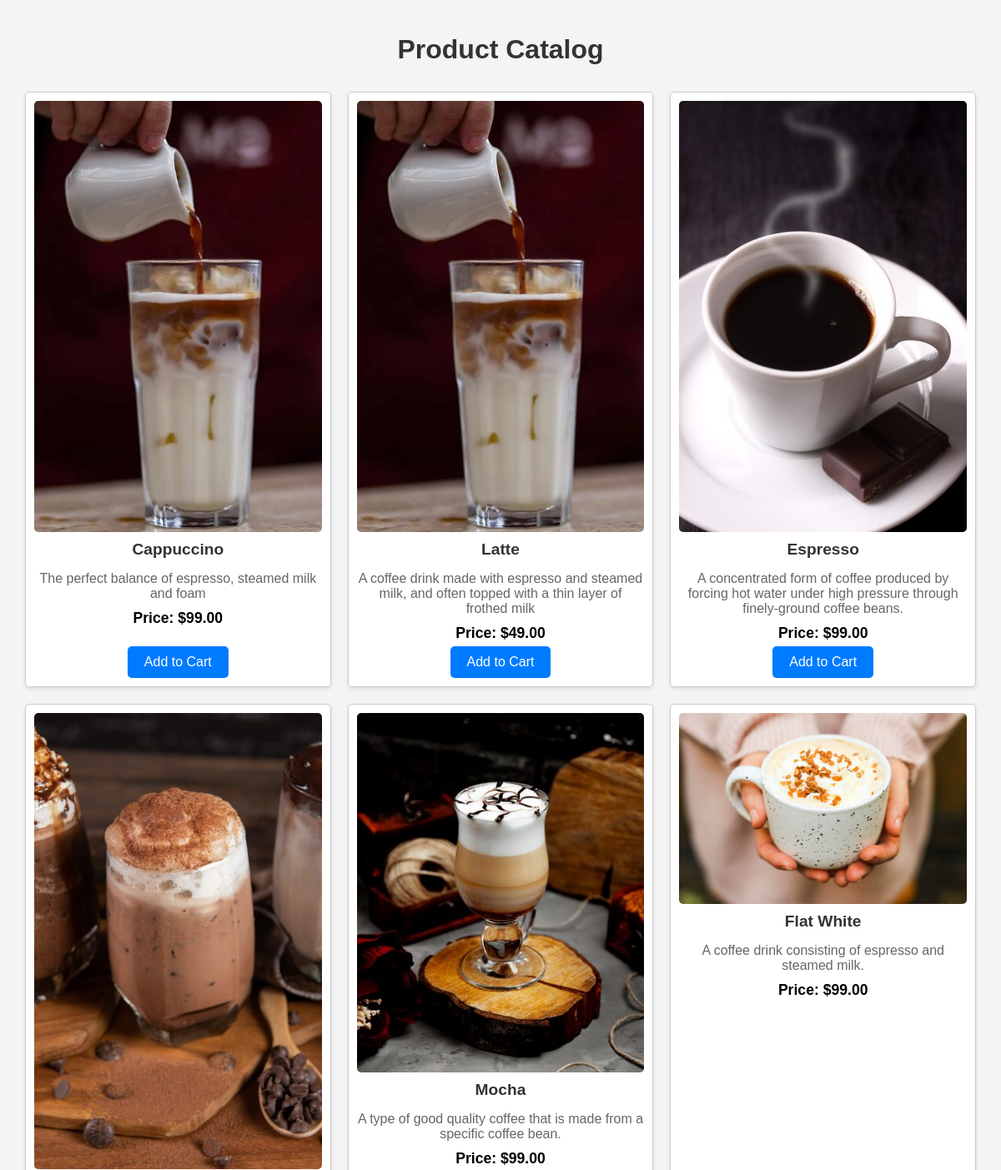
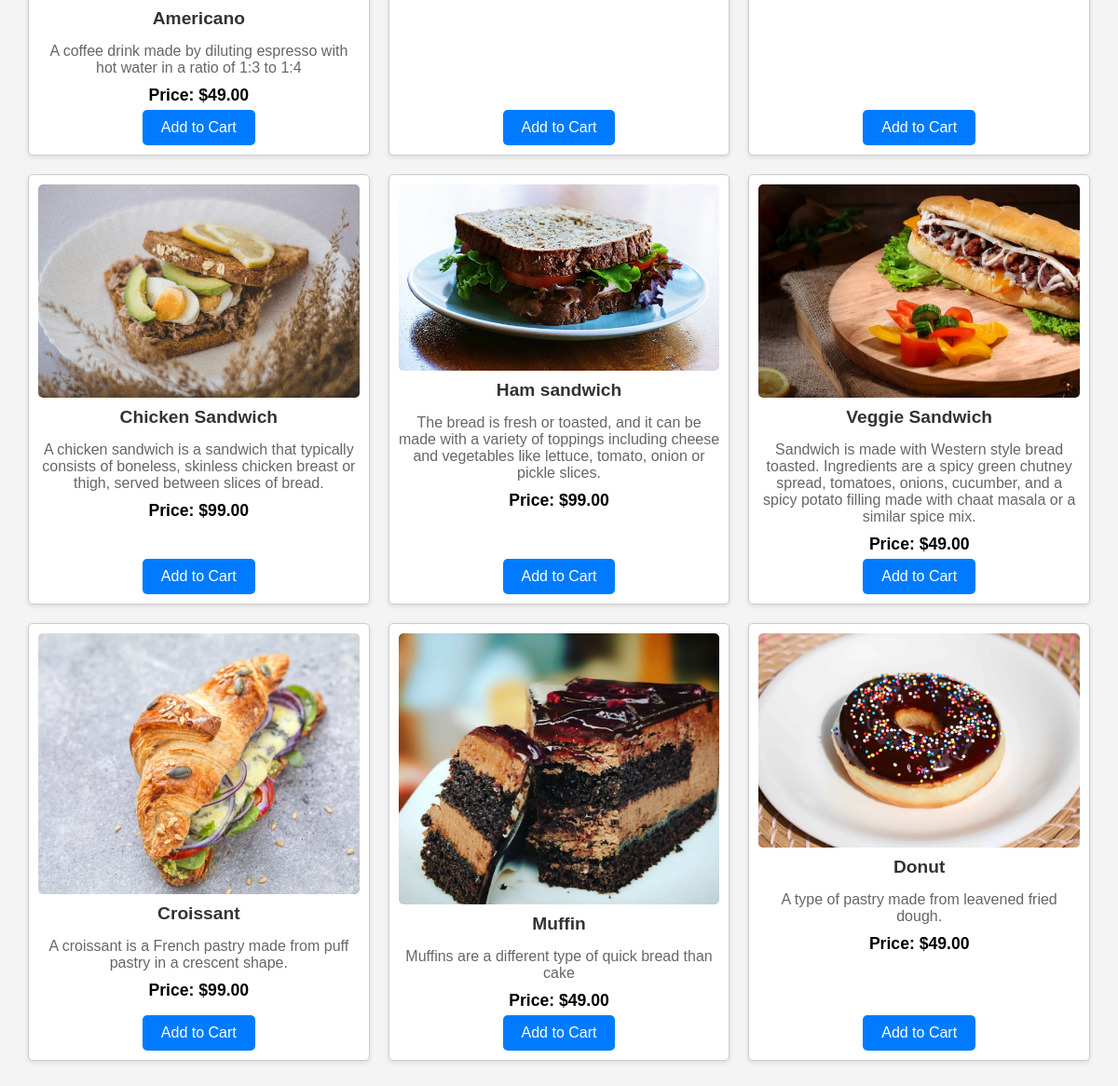
Screenshot of /products_list/ with the database file from the repository (2 pictures, top to bottom).
### coffee_day/models.py (models this page shows, shortened)
class Product(models.Model):
	name = models.CharField(max_length=100)
	description = models.TextField(null=True)
	price = models.DecimalField(max_digits=10, decimal_places=2)
	image = models.ImageField(upload_to='products/', null = True)

### coffee_day/views.py (the view)
# urls.py: path('products_list/', product_list, name='products_list'),
def product_list(request):
	products = Product.objects.all()
	return render(request, 'products_list.html', {'products': products})

### coffee_day/templates/products_list.html (shortened to what this page needs)
<!DOCTYPE html>
<html lang="en">
<head>
</head>
<body>
    <h1>Product Catalog</h1>
    <ul class="product-list">
        {% for product in products %}
            <li class="product-item">
                <img src="{{ product.image.url }}" alt="{{ product.name }}">
                <h2>{{ product.name }}</h2>
                <p>{{ product.description }}</p>
                <p class="price">Price: ${{ product.price }}</p>
                <a class="buy-now-button" href="{% url 'add_to_cart' product.id %}">Add to Cart</a>
            </li>
        {% endfor %}
    </ul>
</body>
</html>

### coffee_day/templates/products_list.html (style rules this page uses)
body { font-family: Arial, sans-serif; margin: 0; padding: 20px; background-color: #f4f4f4; }
h1 { text-align: center; color: #333; }
.product-list { display: flex; flex-wrap: wrap; justify-content: space-between; list-style: none; padding: 0; margin: 0; }
.product-item { flex: 1 1 calc(25% - 20px); margin: 10px; border: 1px solid #ccc; border-radius: 5px; padding: 10px; background-color: #fff; box-shadow: 0 2px 5px rgba(0, 0, 0, 0.1); display: flex; flex-direction: column; align-items: center; text-align: center; }
.product-item img { max-width: 100%; height: auto; border-radius: 5px; }
.product-item h2 { font-size: 1.2em; margin: 10px 0; color: #333; }
.product-item p { margin: 5px 0; color: #666; }
.product-item .price { font-size: 1.1em; font-weight: bold; color: #000; }
.buy-now-button { display: inline-block; margin-top: auto; background-color: #007bff; color: #fff; text-decoration: none; padding: 10px 20px; border-radius: 5px; transition: background-color 0.3s; }

### rows the page displays
Product: image (picture), name "Cappuccino", description "The perfect balance of espresso, steamed milk and foam", price "99.00"
Product: image (picture), name "Latte", description "A coffee drink made with espresso and steamed milk, and often topped with a thin layer of frothed milk", price "49.00"
Product: image (picture), name "Espresso", description "A concentrated form of coffee produced by forcing hot water under high pressure through finely-ground coffee beans.", price "99.00"
Product: image (picture), name "Americano", description "A coffee drink made by diluting espresso with hot water in a ratio of 1:3 to 1:4", price "49.00"
Product: image (picture), name "Mocha", description "A type of good quality coffee that is made from a specific coffee bean.", price "99.00"
Product: image (picture), name "Flat White", description "A coffee drink consisting of espresso and steamed milk.", price "99.00"
Product: image (picture), name "Chicken Sandwich", description "A chicken sandwich is a sandwich that typically consists of boneless, skinless chicken breast or thigh, served between slices of bread.", price "99.00"
Product: image (picture), name "Ham sandwich", description "The bread is fresh or toasted, and it can be made with a variety of toppings including cheese and vegetables like lettuce, tomato, onion or pickle slices.", price "99.00"
Product: image (picture), name "Veggie Sandwich", description "Sandwich is made with Western style bread toasted. Ingredients are a spicy green chutney spread, tomatoes, onions, cucumber, and a spicy potato filling made with chaat masala or a similar spice mix.", price "49.00"
Product: image (picture), name "Croissant", description "A croissant is a French pastry made from puff pastry in a crescent shape.", price "99.00"
Product: image (picture), name "Muffin", description "Muffins are a different type of quick bread than cake", price "49.00"
Product: image (picture), name "Donut", description "A type of pastry made from leavened fried dough.", price "49.00"
